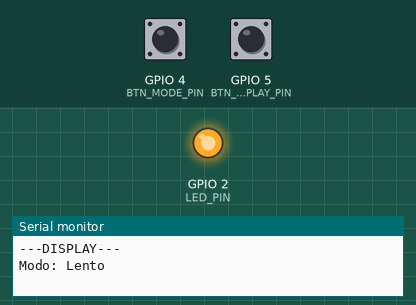
Bench run of a sketch on a simulated ESP32. Shown: output pins drawn as LEDs (lit = HIGH), the last lines printed to the serial monitor. Dashed ring = blinking. The test bench sets the inputs (shaded band); at power-on: GPIO 4 (BTN_MODE_PIN) HIGH, GPIO 5 (BTN_DISPLAY_PIN) HIGH.

Above: at 0.1 s.
At 1.2 s:
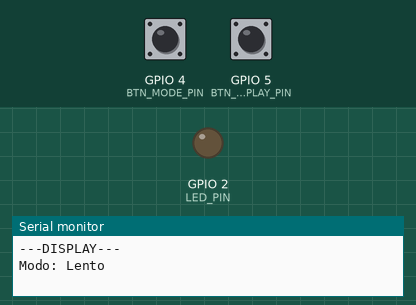
1.3 s: GPIO 4 (BTN_MODE_PIN) pulled LOW for 0.15 s
At 2.12 s:
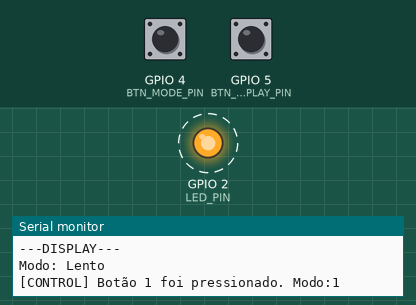
4.3 s: GPIO 5 (BTN_DISPLAY_PIN) pulled LOW for 0.15 s
Timing chart, 0 to 13.3 s (numbered marks = the images above; inputs shaded):
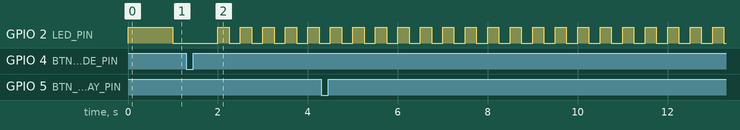

Measured:
- by itself, GPIO 2 (LED_PIN): alternates HIGH for 0.25 s and LOW for 0.25 s

The sketch:

main.ino
```cpp
#include <Arduino.h>
#include "freertos/FreeRTOS.h"
#include "freertos/task.h"
#include "freertos/queue.h"
#include "freertos/semphr.h"

#define BTN_MODE_PIN     4
#define BTN_DISPLAY_PIN  5
#define LED_PIN          2

typedef enum {
  EVENT_MODE_BUTTON,
  EVENT_DISPLAY_BUTTON
} EventType;

typedef struct {
  EventType type;
  unsigned long timestamp;
} ButtonEvent;

QueueHandle_t buttonQueue;

SemaphoreHandle_t semDisplaySpecial;

SemaphoreHandle_t mtxDisplay;
SemaphoreHandle_t mtxSerial;
SemaphoreHandle_t mtxMode;

int systemMode = 0;

void TaskButtons(void *pv) {
  ButtonEvent event;

  int lastBtnMode = HIGH;
  int lastBtnDisplay = HIGH;
  while (true) {
    int btnMode = digitalRead(BTN_MODE_PIN);
    int btnDisplay = digitalRead(BTN_DISPLAY_PIN);

    if(lastBtnMode == HIGH && btnMode == LOW){
      event.type = EVENT_MODE_BUTTON;
      event.timestamp = millis();
      xQueueSend(buttonQueue, &event, portMAX_DELAY);
    }

    if(lastBtnDisplay == HIGH && btnDisplay == LOW){
      event.type = EVENT_DISPLAY_BUTTON;
      event.timestamp = millis();
      xQueueSend(buttonQueue, &event, portMAX_DELAY);
    }

    lastBtnMode = btnMode;
    lastBtnDisplay = btnDisplay;

    vTaskDelay(pdMS_TO_TICKS(50));
  }
}

void TaskControl(void *pv) {
  ButtonEvent received;
  while (true) {
    if(xQueueReceive(buttonQueue, &received, portMAX_DELAY)){
      if(received.type == EVENT_MODE_BUTTON){
        xSemaphoreTake(mtxMode, portMAX_DELAY);
        systemMode = !systemMode;
        int mode = systemMode;

        xSemaphoreGive(mtxMode);

        xSemaphoreTake(mtxSerial, portMAX_DELAY);
        Serial.print("[CONTROL] Botão 1 foi pressionado. Modo:");
        Serial.println(mode);
        xSemaphoreGive(mtxSerial);
      }else if(received.type == EVENT_DISPLAY_BUTTON){
        xSemaphoreTake(mtxSerial, portMAX_DELAY);
        Serial.print("[CONTROL] Botão 2 foi pressionado. Atualização especial foi solicitada.\n");
        xSemaphoreGive(mtxSerial);
        xSemaphoreGive(semDisplaySpecial);
      }
    }
  }
}

void TaskLed(void *pv) {
  while (true) {
    xSemaphoreTake(mtxMode, portMAX_DELAY);
    int mode = systemMode;
    xSemaphoreGive(mtxMode);

    int delayLed;

    if(mode == 0){
      delayLed = 1000;
    }else{
      delayLed = 250;
    }

    digitalWrite(LED_PIN, !digitalRead(LED_PIN));
    vTaskDelay(pdMS_TO_TICKS(delayLed));
  }
}

void TaskStatus(void *pv) {
  while (true) {
    xSemaphoreTake(mtxMode, portMAX_DELAY);
    int mode = systemMode;
    xSemaphoreGive(mtxMode);

    xSemaphoreTake(mtxDisplay, portMAX_DELAY);
    Serial.println("---DISPLAY---");
    Serial.print("Modo: ");
    Serial.printf("%s\n", mode? "Rapido": "Lento");
    xSemaphoreGive(mtxDisplay);

    vTaskDelay(pdMS_TO_TICKS(10000));
  }
}

void TaskDisplaySpecial(void *pv) {
  while (true) {
    if(xSemaphoreTake(semDisplaySpecial, portMAX_DELAY) == pdTRUE){
      xSemaphoreTake(mtxDisplay, portMAX_DELAY);
      Serial.println("---DISPLAY---");
      Serial.println("Atualizacao especial");
      xSemaphoreGive(mtxDisplay);
    }
  }
}

void setup() {
  Serial.begin(115200);

  pinMode(BTN_MODE_PIN, INPUT_PULLUP);
  pinMode(BTN_DISPLAY_PIN, INPUT_PULLUP);
  pinMode(LED_PIN, OUTPUT);

  buttonQueue = xQueueCreate(10, sizeof(ButtonEvent));
  semDisplaySpecial = xSemaphoreCreateBinary();

  mtxDisplay = xSemaphoreCreateMutex();
  mtxSerial = xSemaphoreCreateMutex();
  mtxMode = xSemaphoreCreateMutex();

  if (!buttonQueue || !semDisplaySpecial || !mtxDisplay || !mtxSerial || !mtxMode) {
    Serial.println("Erro ao criar fila, semaforo ou mutex.");
    while (true) {
      delay(1000);
    }
  }

  xTaskCreate(TaskButtons, "Buttons", 2048, NULL, 3, NULL);
  xTaskCreate(TaskControl, "Control", 2048, NULL, 3, NULL);
  xTaskCreate(TaskLed, "Led", 2048, NULL, 2, NULL);
  xTaskCreate(TaskDisplaySpecial, "DisplaySpecial", 2048, NULL, 2, NULL);
  xTaskCreate(TaskStatus, "Status", 2048, NULL, 1, NULL);
}

void loop() {
}

// https://wokwi.com/projects/464126685764028417
```
